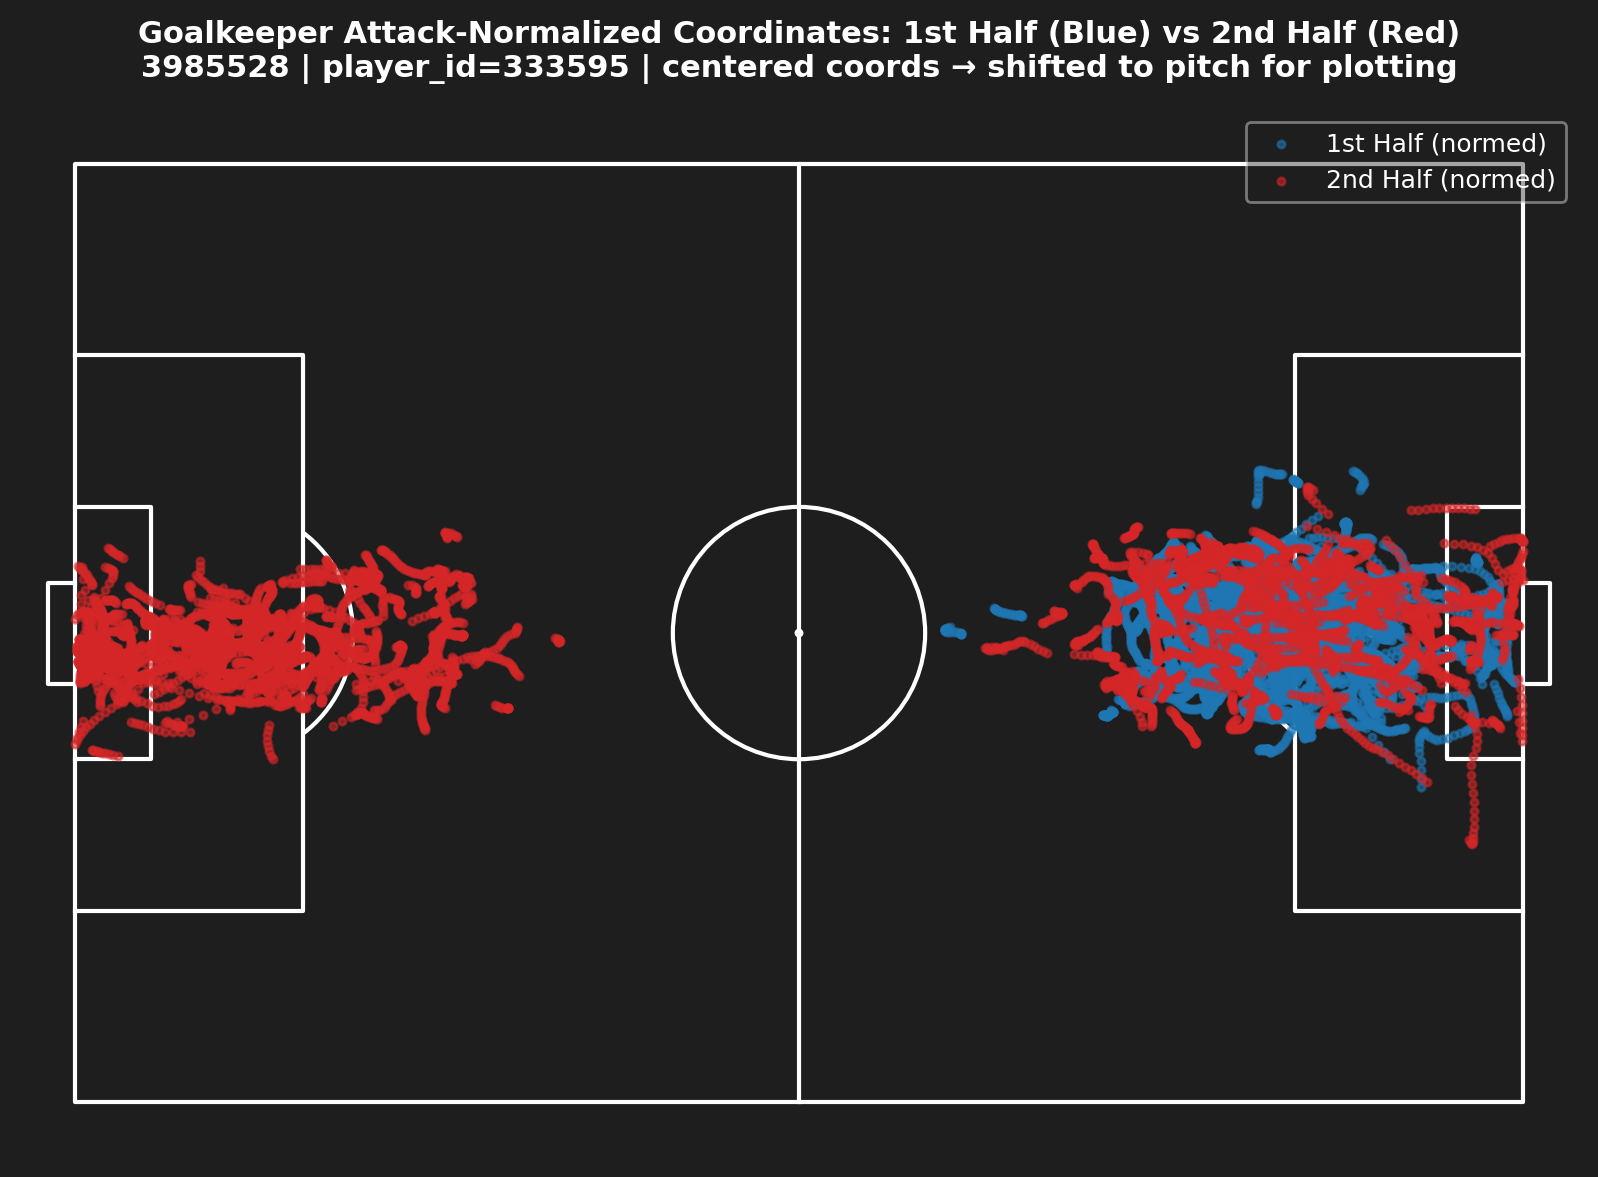

Generate this figure with Python:
import json
from pathlib import Path

import matplotlib
matplotlib.use("Agg")
import matplotlib.pyplot as plt
import numpy as np
import pandas as pd
from mplsoccer import Pitch


PROJECT_ROOT = Path(__file__).resolve().parent
CREDS_FILE = PROJECT_ROOT / "creds" / "gdrive_folder.json"

# Centered SkillCorner grass bounds
X_MIN, X_MAX = -52.5, 52.5
Y_MIN, Y_MAX = -34.0, 34.0


def main() -> None:
    """
    Sanity check:
      - Coordinates are in centered stadium frame (roughly [-52.5,52.5] × [-34,34]).
      - Normalise attacking direction so the chosen GK's team always defends -X (attacks +X).
      - Plot 1H vs 2H on a standard 105×68 pitch (we shift centered coords to 0..105/0..68 for drawing).
    """
    with open(CREDS_FILE, "r") as f:
        cfg = json.load(f)
    final_data_dir = Path(cfg["final_data"])
    parquet_files = sorted(final_data_dir.glob("*.parquet"))
    if not parquet_files:
        raise FileNotFoundError(f"No parquet files found in: {final_data_dir}")

    match_path = parquet_files[0]

    # Load minimal columns
    wanted = ["match_id", "player_id", "role_name", "position", "period", "x", "y", "team_id", "team", "event_team"]
    df = pd.read_parquet(match_path)
    cols = [c for c in wanted if c in df.columns]
    df = df[cols].copy()

    # Role/position column
    role_col = "role_name" if "role_name" in df.columns else ("position" if "position" in df.columns else None)
    if role_col is None:
        raise ValueError("Could not find a role/position column (expected 'role_name' or 'position').")

    # Team key (stable if present)
    if "team_id" in df.columns:
        team_key = "team_id"
    elif "team" in df.columns:
        team_key = "team"
    elif "event_team" in df.columns:
        team_key = "event_team"
    else:
        raise ValueError("Could not find a team identifier (team_id/team/event_team).")

    # Filter GK rows for candidate selection
    gk = df[df[role_col].astype(str).str.lower().eq("goalkeeper")].dropna(subset=["player_id", "period", "x", "y", team_key])
    if gk.empty:
        raise ValueError(f"No goalkeepers found in {match_path.name}.")

    # Pick GK with both halves, most samples
    have_both = gk.groupby("player_id")["period"].agg(lambda s: set(s.unique()))
    have_both = have_both[have_both.apply(lambda s: 1 in s and 2 in s)]
    if have_both.empty:
        raise ValueError("No goalkeeper with both halves present in this match.")
    counts = gk.groupby("player_id").size()
    chosen_pid = int(counts.loc[have_both.index].sort_values(ascending=False).index[0])

    gk_pid = gk[gk["player_id"] == chosen_pid].copy()
    match_id = int(gk_pid["match_id"].dropna().iloc[0]) if "match_id" in gk_pid.columns and gk_pid["match_id"].notna().any() else match_path.stem

    # Compute defending side (median x) per (period, team_key), prefer GK median else team median
    # This mirrors the logic used in build_player_spatial_profiles.py.
    grp = df.groupby(["period", team_key], sort=False)
    team_med_x = grp["x"].median()
    gk_med_x = gk.groupby(["period", team_key], sort=False)["x"].median()

    defend_med_x = team_med_x.copy()
    defend_med_x.loc[gk_med_x.index] = gk_med_x

    # Flip if defending median x is positive (defending +X)
    flip_groups = set(defend_med_x[defend_med_x > 0].index.tolist())

    def _flip_row(row) -> bool:
        return (row["period"], row[team_key]) in flip_groups

    flip_flag = gk_pid.apply(_flip_row, axis=1)
    gk_pid["_x_norm"] = np.where(flip_flag, -pd.to_numeric(gk_pid["x"], errors="coerce"), pd.to_numeric(gk_pid["x"], errors="coerce"))
    gk_pid["_y_norm"] = np.where(flip_flag, -pd.to_numeric(gk_pid["y"], errors="coerce"), pd.to_numeric(gk_pid["y"], errors="coerce"))

    # Drop out-of-bounds (no clipping)
    in_bounds = (
        (gk_pid["_x_norm"] >= X_MIN) & (gk_pid["_x_norm"] <= X_MAX) &
        (gk_pid["_y_norm"] >= Y_MIN) & (gk_pid["_y_norm"] <= Y_MAX)
    )
    gk_pid = gk_pid[in_bounds].copy()

    # Shift for plotting on 0..105 / 0..68 pitch
    gk_pid["_x_plot"] = gk_pid["_x_norm"] + 52.5
    gk_pid["_y_plot"] = gk_pid["_y_norm"] + 34.0

    pitch = Pitch(
        pitch_type="custom",
        pitch_length=105,
        pitch_width=68,
        pitch_color="#1e1e1e",
        line_color="#ffffff",
        linewidth=1.5,
        goal_type="box",
    )
    fig, ax = pitch.draw(figsize=(10, 6))
    fig.patch.set_facecolor("#1e1e1e")

    first = gk_pid[gk_pid["period"] == 1]
    second = gk_pid[gk_pid["period"] == 2]

    ax.scatter(first["_x_plot"], first["_y_plot"], s=7, c="#1f77b4", alpha=0.55, label="1st Half (normed)")
    ax.scatter(second["_x_plot"], second["_y_plot"], s=7, c="#d62728", alpha=0.55, label="2nd Half (normed)")

    ax.set_title(
        "Goalkeeper Attack-Normalized Coordinates: 1st Half (Blue) vs 2nd Half (Red)\n"
        f"{match_id} | player_id={chosen_pid} | centered coords → shifted to pitch for plotting",
        fontsize=11,
        color="white",
        pad=12,
        fontweight="bold",
    )
    leg = ax.legend(framealpha=0.4, facecolor="#1e1e1e", edgecolor="white", fontsize=9)
    for text in leg.get_texts():
        text.set_color("white")

    out_path = PROJECT_ROOT / "goalkeeper_attacknorm_sanity_check.png"
    plt.tight_layout()
    plt.savefig(out_path, dpi=200, bbox_inches="tight", facecolor=fig.get_facecolor())
    plt.close(fig)

    print(f"Saved: {out_path}")
    print(f"Used file: {match_path}")
    print(f"Selected player_id: {chosen_pid}")


if __name__ == "__main__":
    main()
